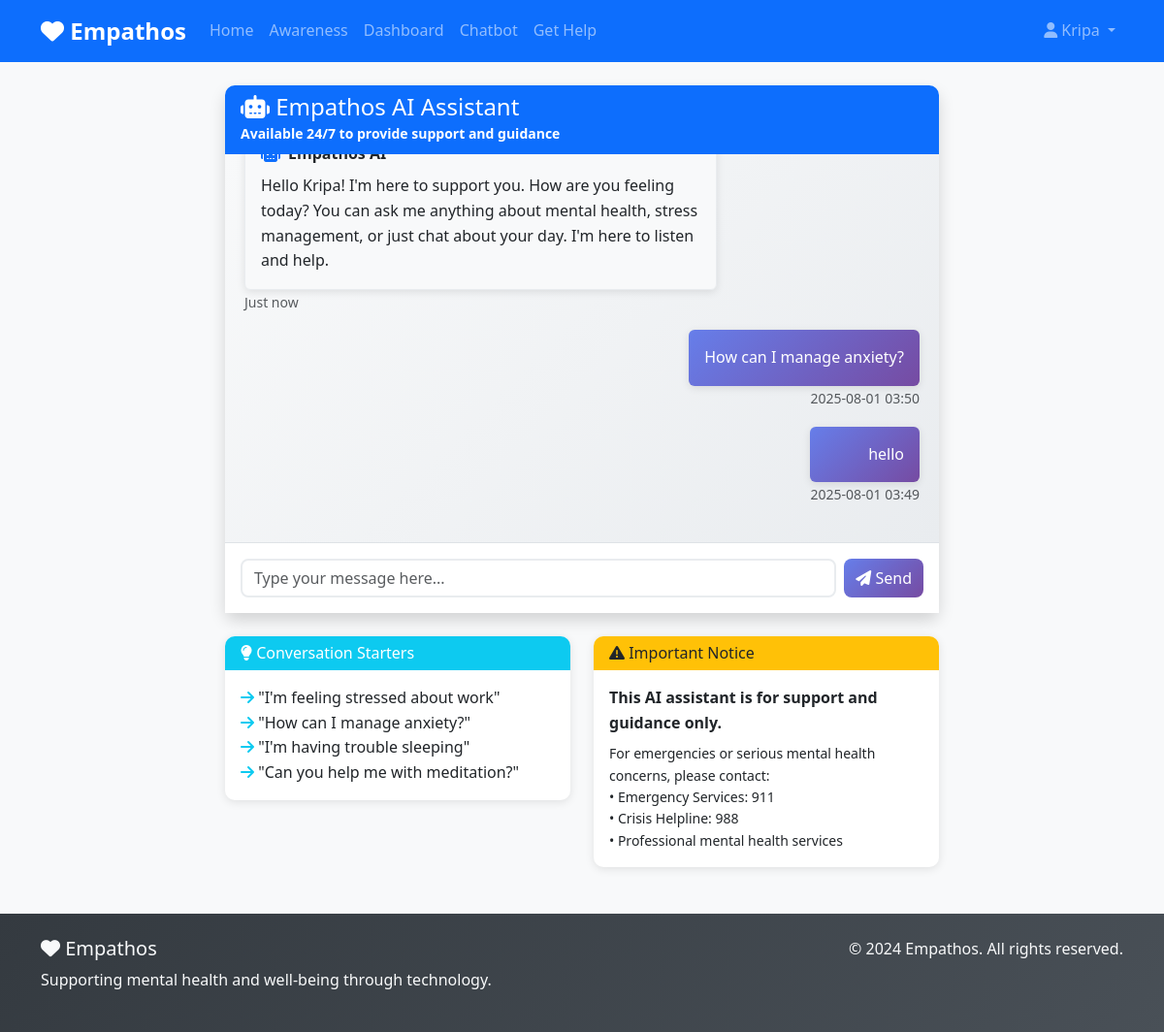
Page /chatbot (signed in) on the committed database.
### app.py (models this page shows)
class User(db.Model):
    id = db.Column(db.Integer, primary_key=True)
    username = db.Column(db.String(80), unique=True, nullable=False)
    email = db.Column(db.String(120), unique=True, nullable=False)
    password_hash = db.Column(db.String(200), nullable=False)
    role = db.Column(db.String(20), nullable=False)  # 'individual' or 'authority'
    created_at = db.Column(db.DateTime, default=datetime.utcnow)
    complaints = db.relationship('Complaint', backref='user', lazy=True)
    chat_messages = db.relationship('ChatMessage', backref='user', lazy=True)

class ChatMessage(db.Model):
    id = db.Column(db.Integer, primary_key=True)
    user_id = db.Column(db.Integer, db.ForeignKey('user.id'), nullable=False)
    message = db.Column(db.Text, nullable=False)
    response = db.Column(db.Text, nullable=False)
    timestamp = db.Column(db.DateTime, default=datetime.utcnow)

### app.py (the view)
@app.route('/chatbot')
def chatbot():
    if 'user_id' not in session:
        flash('Please login to access the chatbot.', 'error')
        return redirect(url_for('login'))
    user = User.query.get(session['user_id'])
    chat_messages = ChatMessage.query.filter_by(user_id=user.id).order_by(ChatMessage.timestamp.desc()).limit(20).all()
    return render_template('chatbot.html', user=user, chat_messages=chat_messages)

### templates/chatbot.html (shortened to what this page needs)
{% extends "base.html" %}
{% block content %}
<div class="row">
    <div class="col-md-8 mx-auto">
        <div class="card shadow">
            <div class="card-header bg-primary text-white">
                <h4 class="mb-0">
                    <i class="fas fa-robot"></i> Empathos AI Assistant
                </h4>
                <small>Available 24/7 to provide support and guidance</small>
            </div>
            <div class="card-body p-0">
                <div id="chat-messages" class="chat-container" style="height: 400px; overflow-y: auto; padding: 20px;">
                    <div class="message bot-message mb-3">
                        <div class="message-content">
                            <div class="message-bubble bg-light p-3 rounded">
                                <div class="d-flex align-items-center mb-2">
                                    <i class="fas fa-robot text-primary me-2"></i>
                                    <strong>Empathos AI</strong>
                                </div>
                                <p class="mb-0">Hello {{ user.username }}! I'm here to support you. How are you feeling today? You can ask me anything about mental health, stress management, or just chat about your day. I'm here to listen and help.</p>
                            </div>
                            <small class="text-muted">Just now</small>
                        </div>
                    </div>
                    {% for message in chat_messages %}
                    <div class="message {% if message.user_id == user.id %}user-message{% else %}bot-message{% endif %} mb-3">
                        <div class="message-content">
                            <div class="message-bubble {% if message.user_id == user.id %}bg-primary text-white{% else %}bg-light{% endif %} p-3 rounded">
                                {% if message.user_id == user.id %}
                                    <p class="mb-0">{{ message.message }}</p>
                                {% else %}
                                    <div class="d-flex align-items-center mb-2">
                                        <i class="fas fa-robot text-primary me-2"></i>
                                        <strong>Empathos AI</strong>
                                    </div>
                                    <p class="mb-0">{{ message.response }}</p>
                                {% endif %}
                            </div>
                            <small class="text-muted">{{ message.timestamp.strftime('%Y-%m-%d %H:%M') }}</small>
                        </div>
                    </div>
                    {% endfor %}
                </div>
                <div class="chat-input p-3 border-top">
                    <form id="chat-form" class="d-flex gap-2">
                        <div class="flex-grow-1">
                            <input type="text" id="message-input" class="form-control" placeholder="Type your message here..." required>
                        </div>
                        <button type="submit" class="btn btn-primary">
                            <i class="fas fa-paper-plane"></i> Send
                        </button>
                    </form>
                </div>
            </div>
        </div>
        <div class="row mt-4">
            <div class="col-md-6">
                <div class="card border-info">
                    <div class="card-header bg-info text-white">
                        <h6 class="mb-0">
                            <i class="fas fa-lightbulb"></i> Conversation Starters
                        </h6>
                    </div>
                    <div class="card-body">
                        <ul class="list-unstyled mb-0">
                            <li><i class="fas fa-arrow-right text-info"></i> "I'm feeling stressed about work"</li>
                            <li><i class="fas fa-arrow-right text-info"></i> "How can I manage anxiety?"</li>
                            <li><i class="fas fa-arrow-right text-info"></i> "I'm having trouble sleeping"</li>
                            <li><i class="fas fa-arrow-right text-info"></i> "Can you help me with meditation?"</li>
                        </ul>
                    </div>
                </div>
            </div>
            <div class="col-md-6">
                <div class="card border-warning">
                    <div class="card-header bg-warning text-dark">
                        <h6 class="mb-0">
                            <i class="fas fa-exclamation-triangle"></i> Important Notice
                        </h6>
                    </div>
                    <div class="card-body">
                        <p class="mb-2"><strong>This AI assistant is for support and guidance only.</strong></p>
                        <p class="mb-0 small">For emergencies or serious mental health concerns, please contact:</p>
                        <ul class="list-unstyled small mb-0">
                            <li>• Emergency Services: 911</li>
                            <li>• Crisis Helpline: 988</li>
                            <li>• Professional mental health services</li>
                        </ul>
                    </div>
                </div>
            </div>
        </div>
    </div>
</div>
{% endblock %}

### templates/base.html (shortened to what this page needs)
<!DOCTYPE html>
<html lang="en">
<head>
    <link href="https://cdn.jsdelivr.net/npm/bootstrap@5.3.0/dist/css/bootstrap.min.css" rel="stylesheet">
    <link rel="stylesheet" href="https://cdnjs.cloudflare.com/ajax/libs/font-awesome/6.4.0/css/all.min.css">
    <link rel="stylesheet" href="{{ url_for('static', filename='CSS/style.css') }}">
</head>
<body>
    <nav class="navbar navbar-expand-lg navbar-dark bg-primary">
        <div class="container">
            <a class="navbar-brand" href="{{ url_for('index') }}">
                <i class="fas fa-heart"></i> Empathos
            </a>
            <div class="collapse navbar-collapse" id="navbarNav">
                <ul class="navbar-nav me-auto">
                    <li class="nav-item">
                        <a class="nav-link" href="{{ url_for('index') }}">Home</a>
                    </li>
                    <li class="nav-item">
                        <a class="nav-link" href="{{ url_for('awareness') }}">Awareness</a>
                    </li>
                    {% if session.user_id %}
                        {% if session.role == 'individual' %}
                            <li class="nav-item">
                                <a class="nav-link" href="{{ url_for('dashboard') }}">Dashboard</a>
                            </li>
                            <li class="nav-item">
                                <a class="nav-link" href="{{ url_for('chatbot') }}">Chatbot</a>
                            </li>
                            <li class="nav-item">
                                <a class="nav-link" href="{{ url_for('help_form') }}">Get Help</a>
                            </li>
                        {% elif session.role == 'authority' %}
                            <li class="nav-item">
                                <a class="nav-link" href="{{ url_for('admin_dashboard') }}">Admin Dashboard</a>
                            </li>
                        {% endif %}
                    {% endif %}
                </ul>
                <ul class="navbar-nav">
                    {% if session.user_id %}
                        <li class="nav-item dropdown">
                            <a class="nav-link dropdown-toggle" href="#" id="navbarDropdown" role="button" data-bs-toggle="dropdown">
                                <i class="fas fa-user"></i> {{ session.username }}
                            </a>
                        </li>
                    {% endif %}
                </ul>
            </div>
        </div>
    </nav>
    <main class="container my-4">
        {% block content %}{% endblock %}
    </main>
    <footer class="bg-dark text-light py-4 mt-5">
        <div class="container">
            <div class="row">
                <div class="col-md-6">
                    <h5><i class="fas fa-heart"></i> Empathos</h5>
                    <p>Supporting mental health and well-being through technology.</p>
                </div>
                <div class="col-md-6 text-md-end">
                    <p>&copy; 2024 Empathos. All rights reserved.</p>
                </div>
            </div>
        </div>
    </footer>
</body>
</html>

### static/CSS/style.css (style rules this page uses)
:root { --primary-color: #667eea; --secondary-color: #764ba2; --success-color: #28a745; --warning-color: #ffc107; --danger-color: #dc3545; --info-color: #17a2b8; --light-color: #f8f9fa; --dark-color: #343a40; }
body { font-family: 'Segoe UI', Tahoma, Geneva, Verdana, sans-serif; background-color: #f8f9fa; line-height: 1.6; }
.navbar-brand { font-weight: bold; font-size: 1.5rem; }
.navbar-nav .nav-link { font-weight: 500; transition: color 0.3s ease; }
.card { border: none; border-radius: 10px; box-shadow: 0 2px 10px rgba(0, 0, 0, 0.1); transition: all 0.3s ease; }
.card-header { border-radius: 10px 10px 0 0 !important; border-bottom: none; font-weight: 600; }
.btn { border-radius: 8px; font-weight: 500; transition: all 0.3s ease; border: none; }
.btn-primary { background: linear-gradient(135deg, var(--primary-color), var(--secondary-color)); }
.form-control, .form-select { border-radius: 8px; border: 2px solid #e9ecef; transition: border-color 0.3s ease, box-shadow 0.3s ease; }
.chat-container { background: linear-gradient(135deg, #f8f9fa 0%, #e9ecef 100%); }
.message-bubble { border-radius: 18px; box-shadow: 0 2px 8px rgba(0, 0, 0, 0.1); transition: all 0.3s ease; }
.user-message .message-bubble { background: linear-gradient(135deg, var(--primary-color), var(--secondary-color)); }
.bot-message .message-bubble { background: white; border: 1px solid #e9ecef; }
footer { background: linear-gradient(135deg, var(--dark-color), #495057); margin-top: auto; }

### templates/chatbot.html (style rules this page uses)
.chat-container { background-color: #f8f9fa; }
.message { display: flex; margin-bottom: 15px; }
.user-message { justify-content: flex-end; }
.user-message .message-content { max-width: 70%; text-align: right; }
.bot-message .message-content { max-width: 70%; }
.message-bubble { border-radius: 15px; word-wrap: break-word; }
.user-message .message-bubble { border-bottom-right-radius: 5px; }
.bot-message .message-bubble { border-bottom-left-radius: 5px; }
.chat-input { background-color: white; }

### rows in the picture
User: username "Kripa"
ChatMessage: message "How can I manage anxiety?", timestamp "2025-08-01 03:50"
ChatMessage: message "hello", timestamp "2025-08-01 03:49"
